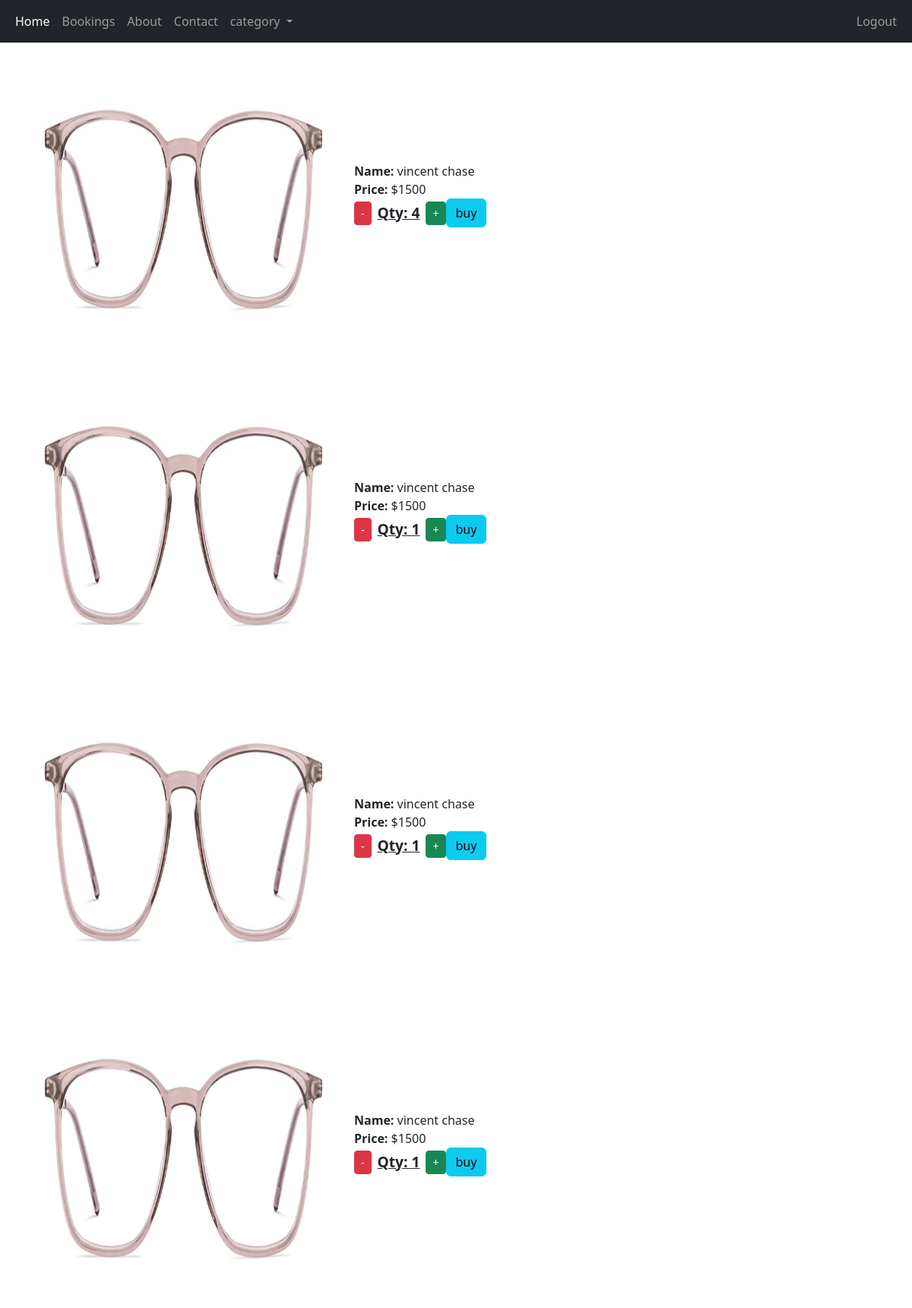
/view_cart (signed in), run on an earlier commit of the app's database.
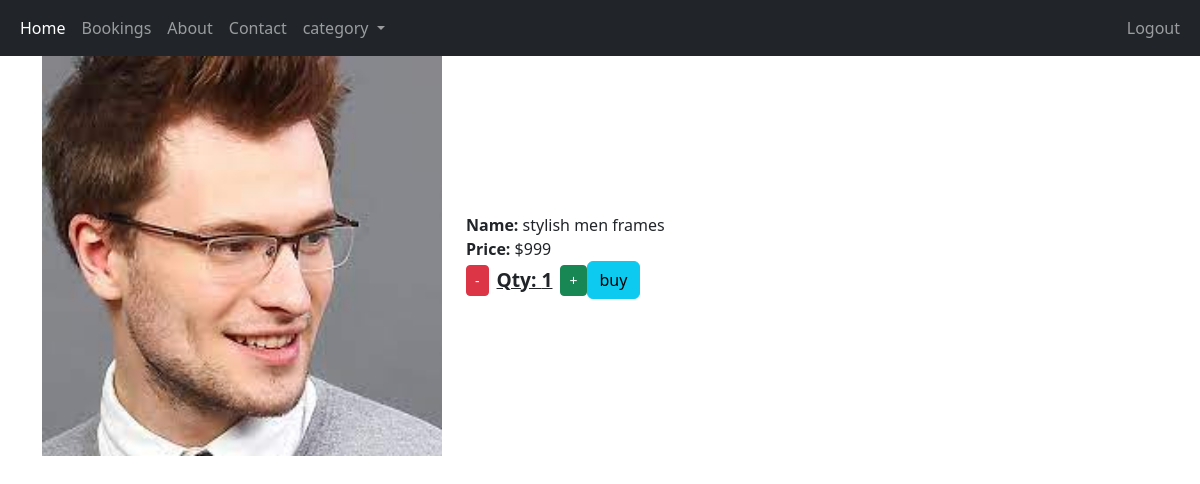
And on a later commit of the database.
### app/models.py (models this page shows)
class Cart(models.Model):
    Product=models.ForeignKey(product,on_delete=models.CASCADE)
    user=models.ForeignKey(User,on_delete=models.CASCADE)
    qty=models.IntegerField()

class product(models.Model):
    pid=models.TextField()
    name=models.TextField()
    dis=models.TextField()
    price=models.IntegerField()
    offer_price=models.IntegerField()
    img = models.FileField()
    category = models.ForeignKey(Category, on_delete=models.CASCADE)

### app/views.py (the view)
# urls.py: path('view_cart',views.view_cart),
def view_cart(req):
    user=User.objects.get(username=req.session['user'])
    data=Cart.objects.filter(user=user)
    return render(req,'user/cart.html',{'cart':data})

### template/user/cart.html (shortened to what this page needs)
<!DOCTYPE html>
<html lang="en">
<head>
    <link href="https://cdn.jsdelivr.net/npm/bootstrap@5.3.3/dist/css/bootstrap.min.css" rel="stylesheet">
</head>
<body>
    <nav class="navbar navbar-expand-sm bg-dark navbar-dark">
        <div class="container-fluid">
          <ul class="navbar-nav me-auto">
            <li class="nav-item">
              <a class="nav-link active" href="/">Home</a>
            </li>
            <li class="nav-item">
              <a class="nav-link" href="../bookings">Bookings</a>
            </li>
            <li class="nav-item">
              <a class="nav-link" href="../about">About</a>
            </li>
            <li class="nav-item">
              <a class="nav-link" href="../contact">Contact</a>
            </li>
            <li class="nav-item dropdown">
              <a href="#" class="nav-link dropdown-toggle" id="navbarDropdown" role="button" data-bs-toggle="dropdown"
                aria-expanded="false">
                category
              </a>
            </li>
          </ul>
          <ul class="navbar-nav ms-auto">
            <li class="nav-item">
              <a class="nav-link" href="../logout">Logout</a>
            </li>
          </ul>
        </div>
      </nav>
    <div class="container">
        <div class="row">
            {% for i in cart %}
            <div class="col-lg-12 mb-3">
                <div class="d-flex align-items-center">
                    <img src="{{i.Product.img.url}}" style="width: 400px; height: 400px;" alt="">
                    <div class="ms-4">
                        <div><strong>Name:</strong> {{i.Product.name}}</div>
                        <div><strong>Price:</strong> ${{i.Product.offer_price}}</div>
                        <div class="d-flex align-items-center">
                            <a href="qty_dec/{{i.pk}}" class="btn btn-danger btn-sm me-2">-</a>
                            <span class="qty-text">Qty: {{i.qty}}</span>
                            <a href="qty_in/{{i.pk}}" class="btn btn-success btn-sm ms-2">+</a>
                          <a href="cart_pro_buy/{{i.pk}}" class="btn btn-info">buy</a>
                        </div>
                    </div>
                </div>
            </div>
            {% endfor %}
        </div>
    </div>
</body>
</html>

What changed in the data, as far as the page shows it:
removed Cart: Product.img (picture), Product.name "vincent chase", Product.offer_price "1500", qty "1"
removed Cart: Product.img (picture), Product.name "vincent chase", Product.offer_price "1500", qty "1"
removed Cart: Product.img (picture), Product.name "vincent chase", Product.offer_price "1500", qty "1"
changed Cart: Product.img: a different picture; Product.name "vincent chase" → "stylish men frames"; Product.offer_price "1500" → "999"; qty "4" → "1"
